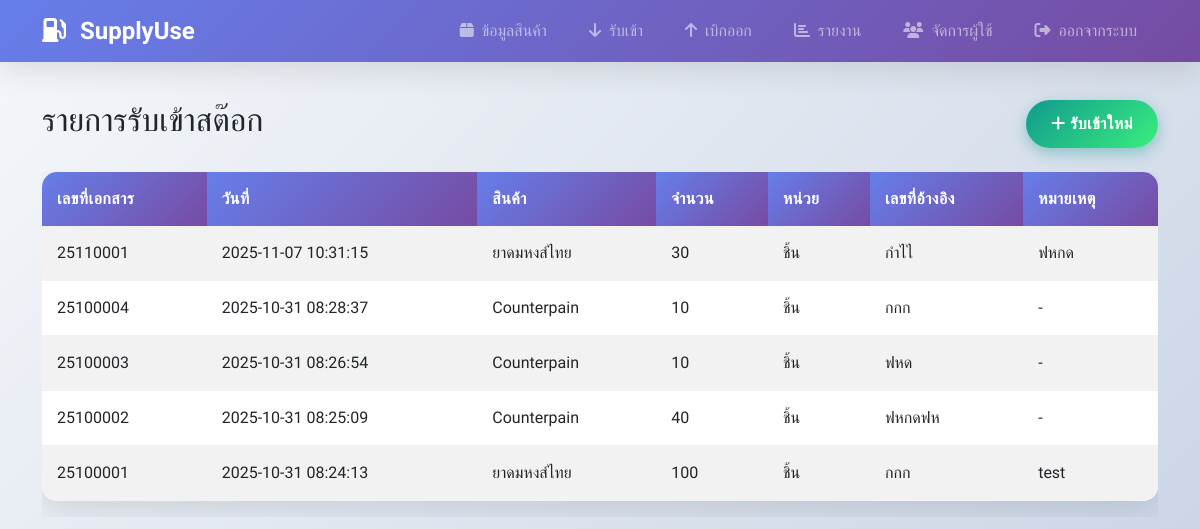
The page /stock_in_list on the database its author committed.
### tables this page shows
CREATE TABLE stock_movements (
            id INTEGER PRIMARY KEY AUTOINCREMENT,
            product_id INTEGER,
            type TEXT CHECK(type IN ('IN', 'OUT')),
            quantity INTEGER,
            reference TEXT,
            notes TEXT,
            created_at TIMESTAMP DEFAULT CURRENT_TIMESTAMP, document_no TEXT,
            FOREIGN KEY (product_id) REFERENCES products (id)
        );

CREATE TABLE products (
            id INTEGER PRIMARY KEY AUTOINCREMENT,
            name TEXT NOT NULL,
            barcode TEXT UNIQUE,
            unit TEXT,
            min_stock INTEGER DEFAULT 0,
            current_stock INTEGER DEFAULT 0,
            image BLOB,
            created_at TIMESTAMP DEFAULT CURRENT_TIMESTAMP
        , description TEXT);

### app.py (the view)
@app.route('/stock_in_list')
def stock_in_list():
    conn = sqlite3.connect('supply_inventory.db')
    c = conn.cursor()
    c.execute('''SELECT sm.*, p.name, p.unit
                FROM stock_movements sm
                JOIN products p ON sm.product_id = p.id
                WHERE sm.type = 'IN'
                ORDER BY sm.created_at DESC''')
    stock_ins = c.fetchall()
    conn.close()
    return render_template('stock_in_list.html', stock_ins=stock_ins)

### templates/stock_in_list.html
{% extends "base.html" %}
{% block content %}
<div class="d-flex justify-content-between align-items-center mb-4">
    <h2>รายการรับเข้าสต๊อก</h2>
    <a href="{{ url_for('stock_in') }}" class="btn btn-success">
        <i class="fas fa-plus"></i> รับเข้าใหม่
    </a>
</div>
<div class="table-responsive">
    <table class="table table-striped">
        <thead>
            <tr>
                <th>เลขที่เอกสาร</th>
                <th>วันที่</th>
                <th>สินค้า</th>
                <th>จำนวน</th>
                <th>หน่วย</th>
                <th>เลขที่อ้างอิง</th>
                <th>หมายเหตุ</th>
            </tr>
        </thead>
        <tbody>
            {% for stock_in in stock_ins %}
            <tr onclick="window.location.href='{{ url_for('stock_in_view', movement_id=stock_in[0]) }}'" style="cursor: pointer;">
                <td>{{ stock_in[7] or '-' }}</td>
                <td>{{ stock_in[6] }}</td>
                <td>{{ stock_in[8] }}</td>
                <td>{{ stock_in[3] }}</td>
                <td>{{ stock_in[9] }}</td>
                <td>{{ stock_in[4] or '-' }}</td>
                <td>{{ stock_in[5] or '-' }}</td>
            </tr>
            {% else %}
            <tr>
                <td colspan="7" class="text-center text-muted">ไม่มีข้อมูลการรับเข้า</td>
            </tr>
            {% endfor %}
        </tbody>
    </table>
</div>
{% endblock %}

### static/css/style.css (style rules this page uses)
:root { --primary-gradient: linear-gradient(135deg, #667eea 0%, #764ba2 100%); --success-gradient: linear-gradient(135deg, #11998e 0%, #38ef7d 100%); --warning-gradient: linear-gradient(135deg, #f093fb 0%, #f5576c 100%); --info-gradient: linear-gradient(135deg, #4facfe 0%, #00f2fe 100%); --dark-gradient: linear-gradient(135deg, #2c3e50 0%, #34495e 100%); --shadow: 0 10px 30px rgba(0,0,0,0.1); --shadow-hover: 0 15px 40px rgba(0,0,0,0.15); }
body { background: linear-gradient(135deg, #f5f7fa 0%, #c3cfe2 100%); font-family: 'Kanit', 'Segoe UI', Tahoma, Geneva, Verdana, sans-serif; min-height: 100vh; padding-top: 0; }
.btn { border-radius: 25px; font-weight: 600; padding: 12px 25px; transition: all 0.3s ease; border: none; text-transform: uppercase; letter-spacing: 0.5px; position: relative; overflow: hidden; }
.btn::before { content: ''; position: absolute; top: 0; left: -100%; width: 100%; height: 100%; background: linear-gradient(90deg, transparent, rgba(255,255,255,0.3), transparent); transition: left 0.5s; }
.btn-success { background: var(--success-gradient); box-shadow: 0 5px 15px rgba(17, 153, 142, 0.4); }
.table { border-radius: 15px; overflow: hidden; box-shadow: var(--shadow); background: white; }
.table thead th { background: var(--primary-gradient); color: white; border: none; font-weight: 600; text-transform: uppercase; letter-spacing: 0.5px; padding: 15px; }
.table tbody tr { transition: all 0.3s ease; }
.table td { padding: 15px; border: none; border-bottom: 1px solid rgba(0,0,0,0.05); }
.card, .alert, .table { animation: fadeInUp 0.6s ease-out; }

### rows shown on the page
stock_movements: document_no "25110001", created_at "2025-11-07 10:31:15", name "ยาดมหงส์ไทย", quantity "30", unit "ชิ้น", reference "กำไไ", notes "ฟหกด"
stock_movements: document_no "25100004", created_at "2025-10-31 08:28:37", name "Counterpain", quantity "10", unit "ชิ้น", reference "กกก", notes "-"
stock_movements: document_no "25100003", created_at "2025-10-31 08:26:54", name "Counterpain", quantity "10", unit "ชิ้น", reference "ฟหด", notes "-"
stock_movements: document_no "25100002", created_at "2025-10-31 08:25:09", name "Counterpain", quantity "40", unit "ชิ้น", reference "ฟหกดฟห", notes "-"
stock_movements: document_no "25100001", created_at "2025-10-31 08:24:13", name "ยาดมหงส์ไทย", quantity "100", unit "ชิ้น", reference "กกก", notes "test"
